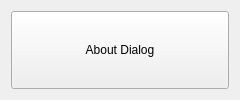
<?xml version="1.0" encoding="UTF-8"?>
<ui version="4.0">
 <author>Julian Bourne</author>
 <class>Widget</class>
 <widget class="QWidget" name="Widget">
  <property name="geometry">
   <rect>
    <x>0</x>
    <y>0</y>
    <width>240</width>
    <height>100</height>
   </rect>
  </property>
  <property name="minimumSize">
   <size>
    <width>240</width>
    <height>100</height>
   </size>
  </property>
  <property name="maximumSize">
   <size>
    <width>240</width>
    <height>100</height>
   </size>
  </property>
  <property name="windowTitle">
   <string>Parent</string>
  </property>
  <layout class="QVBoxLayout" name="verticalLayout">
   <item>
    <layout class="QHBoxLayout" name="horizontalLayout">
     <item>
      <widget class="QPushButton" name="buttonAboutDiakog">
       <property name="maximumSize">
        <size>
         <width>240</width>
         <height>100</height>
        </size>
       </property>
       <property name="cursor">
        <cursorShape>PointingHandCursor</cursorShape>
       </property>
       <property name="text">
        <string>About Dialog</string>
       </property>
      </widget>
     </item>
    </layout>
   </item>
  </layout>
 </widget>
 <resources/>
 <connections/>
</ui>
